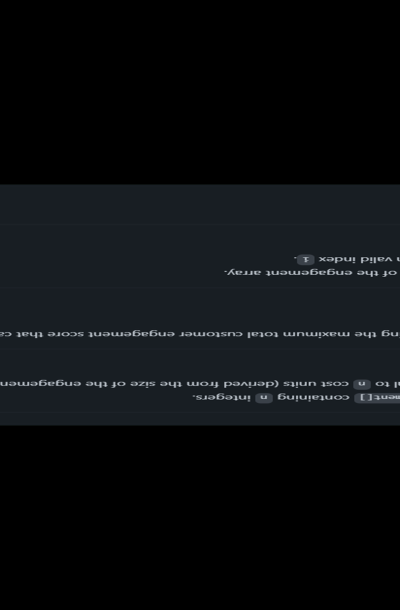
#> input picture Project 1/Images/aaaaaaaaaaaaaaaa.png, 800 x 1220 px (shown at 1/2 size); its folder holds 4 pictures in this run
$ python edit_images_script.py
#> lines starting #> are read from the running program, lines starting #| are printed output that depends on the picture
import os
from PIL import Image

#Change into the directory that contains the images and list all the Image names
def change_dir():

    #find the images directory which is inside the directory of the script then move to it.
    images_dir = os.path.join(os.path.dirname(__file__),"Images")
    os.chdir(images_dir)
    return os.listdir(images_dir)

#Process all images in the directory and change their format
def process_img(images_names):

    for file in images_names:

        #Try except block is written to ensure if the code tried reading a non image file it will skip it and open the next image
        try:
            with Image.open(file) as changed_img:
#> changed_img is the input picture: PIL image 800x1220 RGB; mean R, G, B 11.1, 13.5, 15.5
                img = changed_img.rotate(-90)
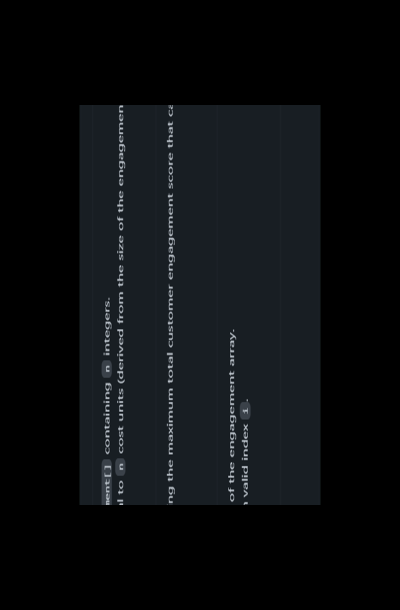
#> img: PIL image 800x1220 RGB (shown at 1/2 size); mean R, G, B 11.1, 13.5, 15.5
                img_width = int(img.size[0] * 0.30)
#> img_width = 240
                img_height = int(img.size[1] * 0.42)
#> img_height = 512
                img.resize((img_width,img_height))
                change_exten(img,file)
        except(IOError, SyntaxError):
            continue
#> pass 2 of the loop in process_img, `for file in images_names:`:
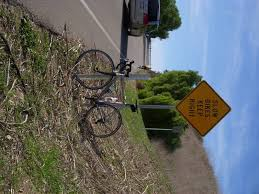
#> input picture Project 1/Images/download.jfif, 259 x 194 px
#> in process_img, changed_img is the input picture: PIL image 259x194 RGB; mean R, G, B 100.2, 104.4, 103.5
#> in process_img, `img = changed_img.rotate(-90)`:
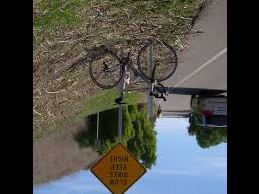
#> img: PIL image 259x194 RGB; mean R, G, B 75.1, 75.3, 69.8
#> pass 3 of the loop in process_img, `for file in images_names:`:
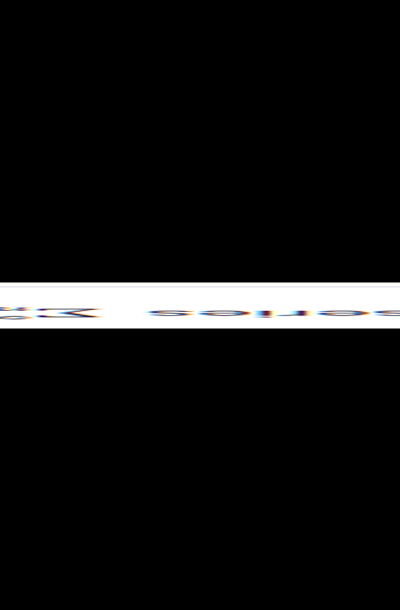
#> input picture Project 1/Images/helpppppppppppppppppppppppppppppppp.png, 800 x 1220 px (shown at 1/2 size)
#> in process_img, changed_img is the input picture: PIL image 800x1220 RGB; mean R, G, B 18.5, 18.4, 18.5
#> in process_img, `img = changed_img.rotate(-90)`:
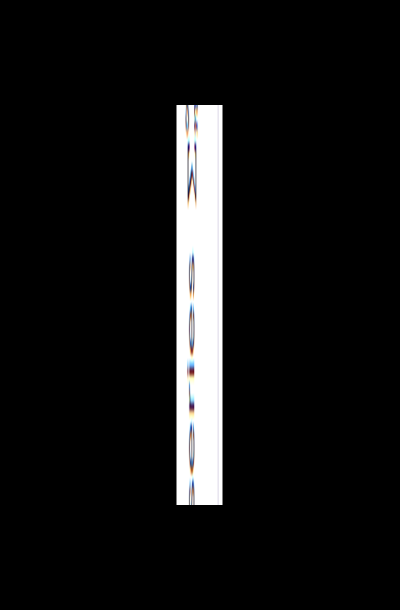
#> img: PIL image 800x1220 RGB (shown at 1/2 size); mean R, G, B 18.5, 18.4, 18.5
#> the loop made 4 passes; the first 3 are shown


#Change file format from .png to .jpeg
def change_exten(img,file):

    name, ext = os.path.splitext(file)

    #Check if a file is in a format other than jpeg or jpg
    if ext != ".jpg" and ext != ".jpeg":
        image_converted_to_rgb = img.convert("RGB")
        image_converted_to_rgb.save("Edited Images/"+name+".jpeg")
    else:
        img.save("Edited Images/"+file)


process_img(change_dir())
